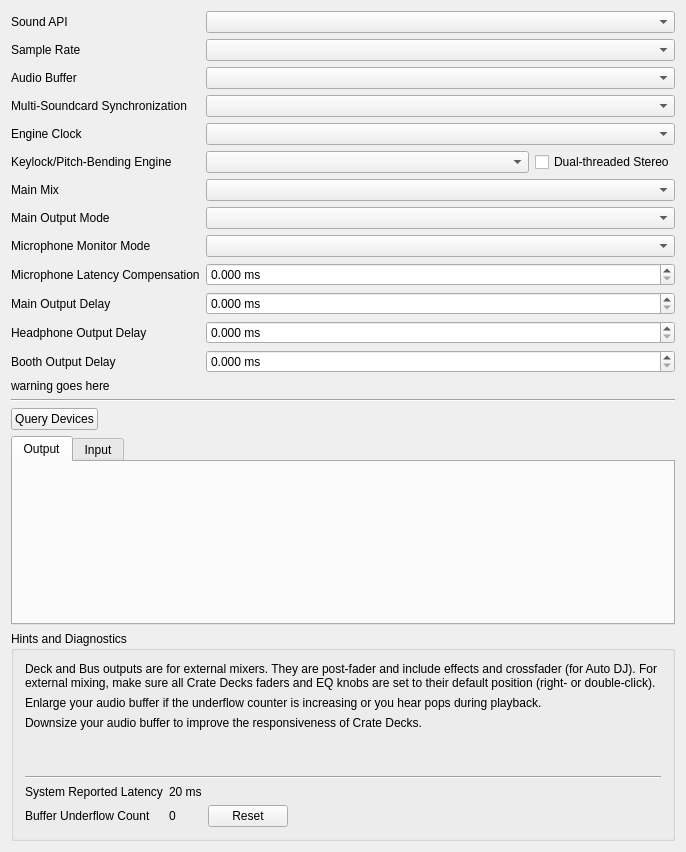
<?xml version="1.0" encoding="UTF-8"?>
<ui version="4.0">
 <class>DlgPrefSoundDlg</class>
 <widget class="QWidget" name="DlgPrefSoundDlg">
  <property name="geometry">
   <rect>
    <x>0</x>
    <y>0</y>
    <width>686</width>
    <height>852</height>
   </rect>
  </property>
  <property name="windowTitle">
   <string>Sound Hardware Preferences</string>
  </property>
  <layout class="QVBoxLayout" name="verticalLayout_2">
   <item>
    <layout class="QGridLayout" name="gridLayout" columnstretch="0,1">
     <item row="0" column="0">
      <widget class="QLabel" name="apiLabel">
       <property name="text">
        <string>Sound API</string>
       </property>
       <property name="openExternalLinks">
        <bool>true</bool>
       </property>
       <property name="buddy">
        <cstring>apiComboBox</cstring>
       </property>
      </widget>
     </item>
     <item row="0" column="1">
      <layout class="QHBoxLayout" name="apiHBox">
        <item>
          <widget class="QComboBox" name="apiComboBox"/>
        </item>
      </layout>
     </item>
     <item row="1" column="0">
      <widget class="QLabel" name="sampleRateLabel">
       <property name="text">
        <string>Sample Rate</string>
       </property>
       <property name="buddy">
        <cstring>sampleRateComboBox</cstring>
       </property>
      </widget>
     </item>
     <item row="1" column="1">
      <layout class="QHBoxLayout" name="sampleRateHBox">
        <item>
          <widget class="QComboBox" name="sampleRateComboBox"/>
        </item>
      </layout>
     </item>
     <item row="2" column="0">
      <widget class="QLabel" name="audioBufferLabel">
       <property name="text">
        <string>Audio Buffer</string>
       </property>
       <property name="buddy">
        <cstring>audioBufferComboBox</cstring>
       </property>
      </widget>
     </item>
     <item row="2" column="1">
      <layout class="QHBoxLayout" name="audioBufferHBox">
        <item>
          <widget class="QComboBox" name="audioBufferComboBox"/>
        </item>
      </layout>
     </item>
     <item row="3" column="0">
      <widget class="QLabel" name="deviceSyncLabel">
       <property name="text">
        <string>Multi-Soundcard Synchronization</string>
       </property>
      </widget>
     </item>
     <item row="3" column="1">
      <widget class="QComboBox" name="deviceSyncComboBox"/>
     </item>
     <item row="4" column="0">
      <widget class="QLabel" name="engineClockLabel">
       <property name="text">
        <string>Engine Clock</string>
       </property>
      </widget>
     </item>
     <item row="4" column="1">
      <widget class="QComboBox" name="engineClockComboBox">
       <property name="toolTip">
        <string>Use soundcard clock for live audience setups and lowest latency.&lt;br&gt;Use network clock for broadcasting without a live audience.</string>
       </property>
      </widget>
     </item>
     <item row="5" column="0">
      <widget class="QLabel" name="keylockLabel">
       <property name="text">
        <string>Keylock/Pitch-Bending Engine</string>
       </property>
       <property name="buddy">
        <cstring>keylockComboBox</cstring>
       </property>
      </widget>
     </item>
     <item row="6" column="0">
      <widget class="QLabel" name="masteMixLabel">
       <property name="text">
        <string>Main Mix</string>
       </property>
      </widget>
     </item>
     <item row="6" column="1">
      <widget class="QComboBox" name="mainMixComboBox"/>
     </item>
     <item row="7" column="1">
      <widget class="QComboBox" name="mainOutputModeComboBox"/>
     </item>
     <item row="7" column="0">
      <widget class="QLabel" name="mainMonoLabel">
       <property name="text">
        <string>Main Output Mode</string>
       </property>
      </widget>
     </item>
     <item row="8" column="1">
      <widget class="QComboBox" name="micMonitorModeComboBox"/>
     </item>
     <item row="8" column="0">
      <widget class="QLabel" name="micMonitorModeLabel">
       <property name="text">
        <string>Microphone Monitor Mode</string>
       </property>
       <property name="openExternalLinks">
        <bool>true</bool>
       </property>
      </widget>
     </item>
     <item row="9" column="0">
      <widget class="QLabel" name="latencyCompensationLabel">
       <property name="text">
        <string>Microphone Latency Compensation</string>
       </property>
       <property name="openExternalLinks">
        <bool>true</bool>
       </property>
      </widget>
     </item>
     <item row="9" column="1">
      <widget class="QDoubleSpinBox" name="latencyCompensationSpinBox">
       <property name="suffix">
        <string> ms</string>
       </property>
       <property name="decimals">
        <number>3</number>
       </property>
       <property name="maximum">
        <double>500.000000000000000</double>
       </property>
       <property name="singleStep">
        <double>0.100000000000000</double>
       </property>
      </widget>
     </item>
     <item row="11" column="0">
      <widget class="QLabel" name="mainDelayLabel">
       <property name="text">
        <string>Main Output Delay</string>
       </property>
      </widget>
     </item>
     <item row="11" column="1">
      <widget class="QDoubleSpinBox" name="mainDelaySpinBox">
       <property name="suffix">
        <string extracomment="milliseconds"> ms</string>
       </property>
       <property name="decimals">
        <number>3</number>
       </property>
       <property name="maximum">
        <double>500.000000000000000</double>
       </property>
       <property name="singleStep">
        <double>0.100000000000000</double>
       </property>
      </widget>
     </item>
     <item row="12" column="0">
      <widget class="QLabel" name="headDelayLabel">
       <property name="text">
        <string>Headphone Output Delay</string>
       </property>
      </widget>
     </item>
     <item row="12" column="1">
      <widget class="QDoubleSpinBox" name="headDelaySpinBox">
       <property name="suffix">
        <string extracomment="milliseconds"> ms</string>
       </property>
       <property name="decimals">
        <number>3</number>
       </property>
       <property name="maximum">
        <double>500.000000000000000</double>
       </property>
       <property name="singleStep">
        <double>0.100000000000000</double>
       </property>
      </widget>
     </item>
     <item row="13" column="0">
      <widget class="QLabel" name="boothDelayLabel">
       <property name="text">
        <string>Booth Output Delay</string>
       </property>
      </widget>
     </item>
     <item row="13" column="1">
      <widget class="QDoubleSpinBox" name="boothDelaySpinBox">
       <property name="suffix">
        <string extracomment="milliseconds"> ms</string>
       </property>
       <property name="decimals">
        <number>3</number>
       </property>
       <property name="maximum">
        <double>500.000000000000000</double>
       </property>
       <property name="singleStep">
        <double>0.100000000000000</double>
       </property>
      </widget>
     </item>
     <item row="14" column="0" colspan="2">
      <widget class="QLabel" name="latencyCompensationWarningLabel">
       <property name="text">
        <string notr="true">warning goes here</string>
       </property>
      </widget>
     </item>
     <item row="5" column="1">
      <layout class="QHBoxLayout" name="horizontalLayout">
       <item>
        <widget class="QComboBox" name="keylockComboBox"/>
       </item>
       <item>
        <widget class="QCheckBox" name="keylockDualthreadedCheckBox">
         <property name="sizePolicy">
          <sizepolicy hsizetype="Maximum" vsizetype="Fixed">
           <horstretch>0</horstretch>
           <verstretch>0</verstretch>
          </sizepolicy>
         </property>
         <property name="text">
          <string>Dual-threaded Stereo</string>
         </property>
        </widget>
       </item>
      </layout>
     </item>
    </layout>
   </item>
   <item>
    <widget class="Line" name="line_2">
     <property name="orientation">
      <enum>Qt::Horizontal</enum>
     </property>
    </widget>
   </item>
   <item>
    <layout class="QHBoxLayout" name="buttonsHLayout">
     <item>
      <widget class="QPushButton" name="queryButton">
       <property name="text">
        <string>Query Devices</string>
       </property>
      </widget>
     </item>
     <item>
      <spacer name="buttonsHSpacer">
       <property name="orientation">
        <enum>Qt::Horizontal</enum>
       </property>
       <property name="sizeHint" stdset="0">
        <size>
         <width>40</width>
         <height>20</height>
        </size>
       </property>
      </spacer>
     </item>
    </layout>
   </item>
   <item>
    <widget class="QTabWidget" name="ioTabs">
     <property name="sizePolicy">
      <sizepolicy hsizetype="MinimumExpanding" vsizetype="Expanding">
       <horstretch>0</horstretch>
       <verstretch>0</verstretch>
      </sizepolicy>
     </property>
     <property name="currentIndex">
      <number>0</number>
     </property>
     <widget class="QWidget" name="outputTab">
      <attribute name="title">
       <string>Output</string>
      </attribute>
      <layout class="QVBoxLayout" name="outputVLayout">
       <item>
        <spacer name="outputVSpacer">
         <property name="orientation">
          <enum>Qt::Vertical</enum>
         </property>
         <property name="sizeType">
          <enum>QSizePolicy::MinimumExpanding</enum>
         </property>
         <property name="sizeHint" stdset="0">
          <size>
           <width>20</width>
           <height>1</height>
          </size>
         </property>
        </spacer>
       </item>
      </layout>
     </widget>
     <widget class="QWidget" name="inputTab">
      <attribute name="title">
       <string>Input</string>
      </attribute>
      <layout class="QVBoxLayout" name="inputVLayout">
       <item>
        <spacer name="inputVSpacer">
         <property name="orientation">
          <enum>Qt::Vertical</enum>
         </property>
         <property name="sizeType">
          <enum>QSizePolicy::MinimumExpanding</enum>
         </property>
         <property name="sizeHint" stdset="0">
          <size>
           <width>20</width>
           <height>1</height>
          </size>
         </property>
        </spacer>
       </item>
      </layout>
     </widget>
    </widget>
   </item>
   <item>
    <widget class="QGroupBox" name="Hints">
     <property name="title">
      <string>Hints and Diagnostics</string>
     </property>
     <layout class="QGridLayout" name="gridLayout_6" columnstretch="0,0,0,1">
      <item row="0" column="0" colspan="4">
       <widget class="QLabel" name="deckBusHint">
        <property name="text">
         <string>Deck and Bus outputs are for external mixers. They are post-fader and include effects and crossfader (for Auto DJ). For external mixing, make sure all Crate Decks faders and EQ knobs are set to their default position (right- or double-click). </string>
        </property>
        <property name="wordWrap">
         <bool>true</bool>
        </property>
        <property name="openExternalLinks">
         <bool>true</bool>
        </property>
       </widget>
      </item>
      <item row="1" column="0" colspan="4">
       <widget class="QLabel" name="underflowCounterHint">
        <property name="text">
         <string>Enlarge your audio buffer if the underflow counter is increasing or you hear pops during playback.</string>
        </property>
        <property name="wordWrap">
         <bool>true</bool>
        </property>
       </widget>
      </item>
      <item row="2" column="0" colspan="4">
       <widget class="QLabel" name="audioBufferHint">
        <property name="text">
         <string>Downsize your audio buffer to improve the responsiveness of Crate Decks.</string>
        </property>
        <property name="wordWrap">
         <bool>true</bool>
        </property>
       </widget>
      </item>
      <item row="3" column="0" colspan="4">
       <widget class="QLabel" name="realtimeHint">
        <property name="wordWrap">
         <bool>true</bool>
        </property>
        <property name="openExternalLinks">
         <bool>true</bool>
        </property>
       </widget>
      </item>
      <item row="4" column="0" colspan="4">
       <widget class="QLabel" name="hardwareGuide">
        <property name="wordWrap">
         <bool>true</bool>
        </property>
        <property name="openExternalLinks">
         <bool>true</bool>
        </property>
       </widget>
      </item>
      <item row="5" column="0" colspan="4">
       <widget class="Line" name="line">
        <property name="orientation">
         <enum>Qt::Horizontal</enum>
        </property>
       </widget>
      </item>
      <item row="6" column="0">
       <widget class="QLabel" name="latencyLabel">
        <property name="text">
         <string>System Reported Latency</string>
        </property>
        <property name="buddy">
         <cstring>audioBufferComboBox</cstring>
        </property>
       </widget>
      </item>
      <item row="6" column="1">
       <widget class="QLabel" name="currentLatency">
        <property name="text">
         <string>20 ms</string>
        </property>
       </widget>
      </item>
      <item row="7" column="0">
       <widget class="QLabel" name="underflowLabel">
        <property name="text">
         <string>Buffer Underflow Count</string>
        </property>
        <property name="buddy">
         <cstring>audioBufferComboBox</cstring>
        </property>
       </widget>
      </item>
      <item row="7" column="1">
       <widget class="QLabel" name="bufferUnderflowCount">
        <property name="text">
         <string>0</string>
        </property>
       </widget>
      </item>
      <item row="7" column="2">
       <widget class="QPushButton" name="btnResetBufferUnderflowCount">
        <property name="text">
         <string>Reset</string>
        </property>
       </widget>
      </item>
     </layout>
    </widget>
   </item>
  </layout>
 </widget>
 <layoutdefault spacing="6" margin="11"/>
 <tabstops>
  <tabstop>apiComboBox</tabstop>
  <tabstop>sampleRateComboBox</tabstop>
  <tabstop>audioBufferComboBox</tabstop>
  <tabstop>deviceSyncComboBox</tabstop>
  <tabstop>engineClockComboBox</tabstop>
  <tabstop>mainMixComboBox</tabstop>
  <tabstop>mainOutputModeComboBox</tabstop>
  <tabstop>micMonitorModeComboBox</tabstop>
  <tabstop>latencyCompensationSpinBox</tabstop>
  <tabstop>mainDelaySpinBox</tabstop>
  <tabstop>headDelaySpinBox</tabstop>
  <tabstop>boothDelaySpinBox</tabstop>
  <tabstop>queryButton</tabstop>
  <tabstop>ioTabs</tabstop>
 </tabstops>
 <resources/>
 <connections/>
</ui>
